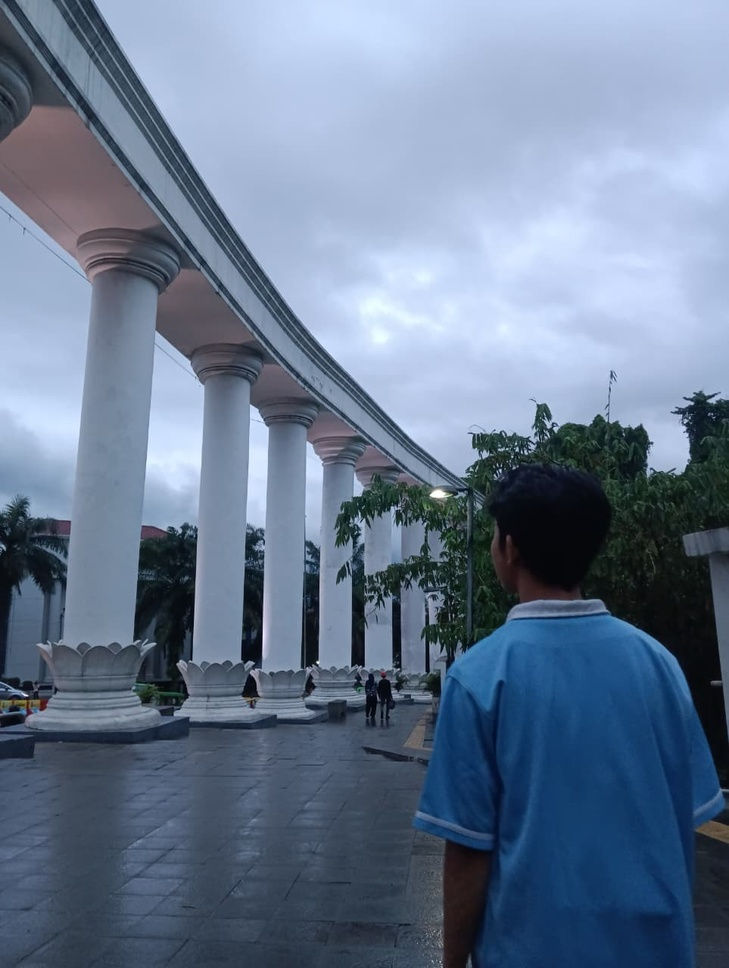
#> input picture WhatsApp Image 2025-11-12 at 11.16.14.jpeg, 729 x 968 px, shrunk from 963 x 1280 before the run
$ jupyter execute main.ipynb
#> lines starting #> are read from the running program, lines starting #| are printed output that depends on the picture
[cell 1]
import cv2
import numpy as np
import matplotlib.pyplot as plt

[cell 2]
# Fungsi untuk menampilkan histogram
def plot_histogram(image, title):
    hist = cv2.calcHist([image], [0], None, [256], [0,256])
    plt.plot(hist, label=title)
    plt.xlim([0,256])
    plt.legend()

[cell 3]
# Load citra grayscale (misalnya X-ray atau MRI)
image = cv2.imread('WhatsApp Image 2025-11-12 at 11.16.14.jpeg', cv2.IMREAD_GRAYSCALE)
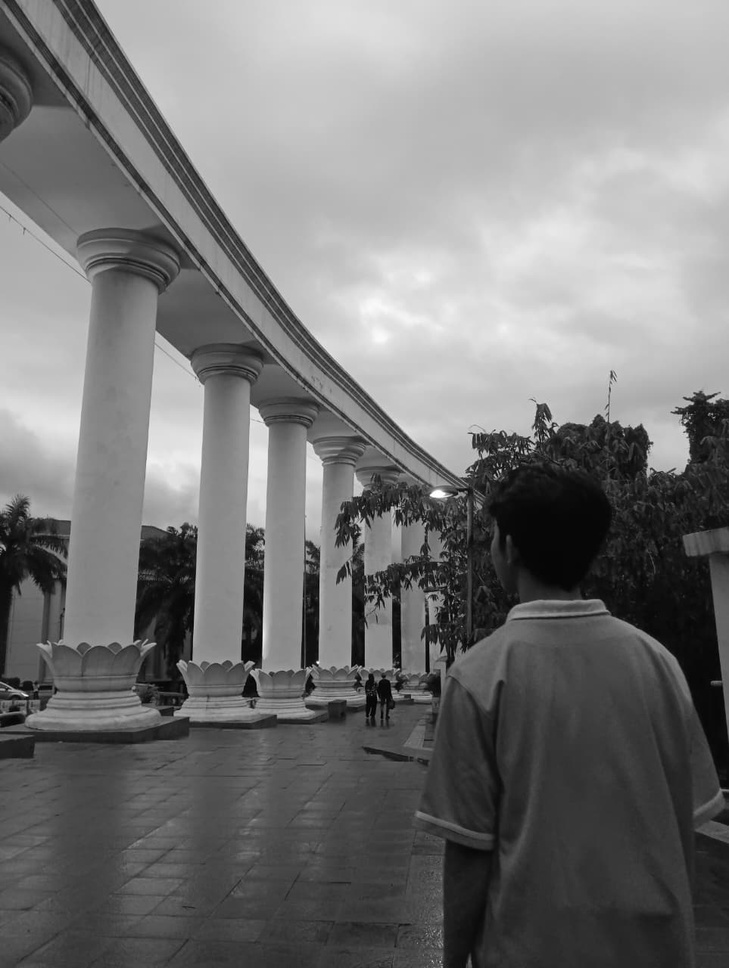
#> image: shape (968, 729); min 0, max 255, mean 119.1

[cell 4]
# Normalisasi kontras dengan histogram equalization
equalized = cv2.equalizeHist(image)
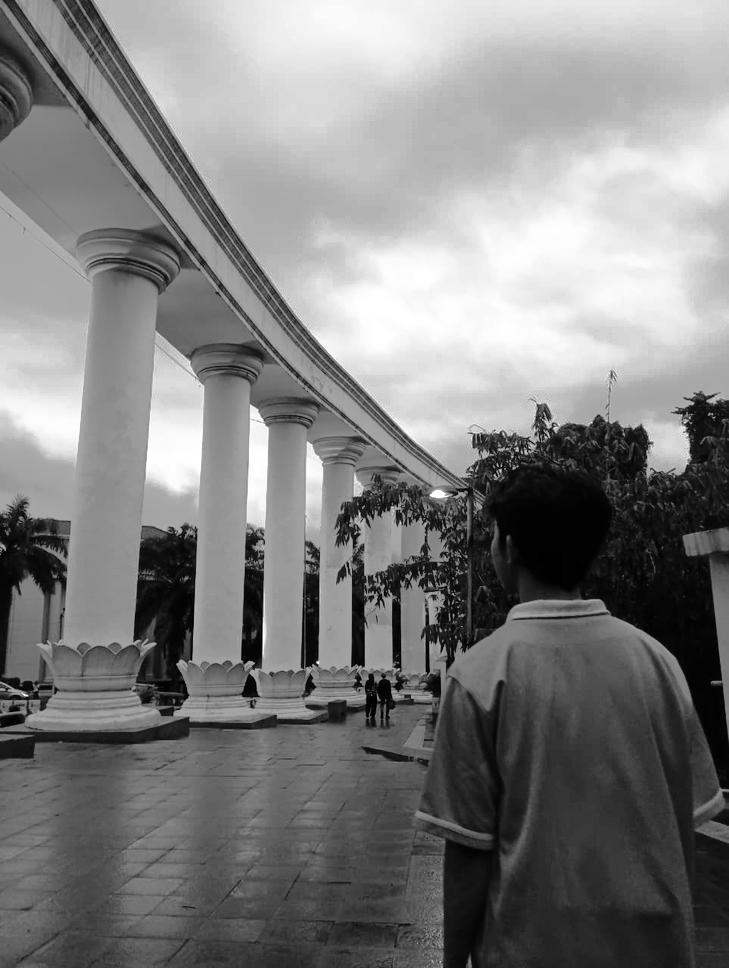
#> equalized: shape (968, 729); min 0, max 255, mean 128.3

[cell 5]
# Tampilkan citra asli dan hasil normalisasi
plt.figure(figsize=(10,5))
plt.subplot(1,2,1)
plt.imshow(image, cmap='gray')
plt.title('Citra Asli')
plt.axis('off')

plt.subplot(1,2,2)
plt.imshow(equalized, cmap='gray')
plt.title('Citra Setelah Normalisasi')
plt.axis('off')
plt.show()
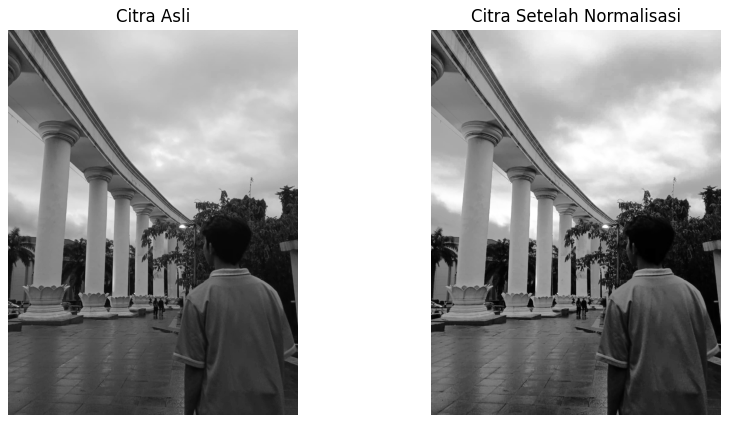
#> figure drawn by matplotlib, 2 panels
